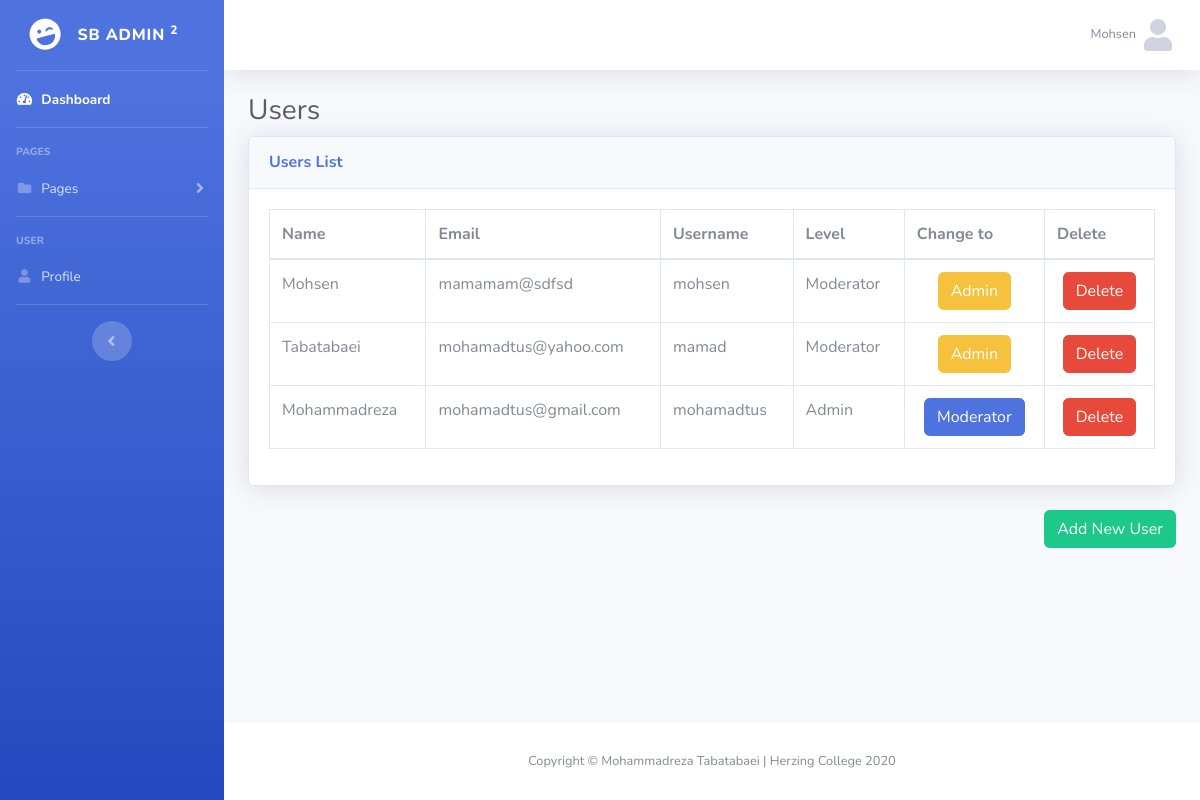
/CMS-Panel/views/users.php (signed in), run on the app's committed database.
### tables this page shows
CREATE TABLE IF NOT EXISTS `user` (
  `id` int(11) NOT NULL AUTO_INCREMENT,
  `name` varchar(50) NOT NULL,
  `email` varchar(50) NOT NULL,
  `username` varchar(20) NOT NULL,
  `password` varchar(50) NOT NULL,
  `status` int(10) NOT NULL DEFAULT 0,
  UNIQUE KEY `user_id` (`id`)
);

### CMS-Panel/models/DBManager.class.php (called while the page is built, shortened)
<?php
class DBManager
{
    public function __construct()
    {
        try {
            $this->db = new PDO("mysql:host=" . self::HOST . ";dbname=" . self::DBNAME, self::USER, self::PASS);
        } catch (Exception $e) {
            die("Database Connection Error: " . $e->getMessage());
        }
    }
}

### CMS-Panel/models/UserManager.class.php (called while the page is built, shortened)
<?php
class UserManager extends DBManager
{
    public function getAllUsers()
    {
        $query = $this->db->query("SELECT * FROM `user` ORDER BY `id` DESC");
        $users = $query->fetchAll(PDO::FETCH_ASSOC);
        return $users;
    }
}

### CMS-Panel/views/users.php (the view, shortened to what this page needs)
<?php
$userMgr = new UserManager();
$users = $userMgr->getAllUsers();
if(isset($_SESSION['user'])): ?>
<!DOCTYPE html>
<html lang="en">
<head>
    <link href="vendor/fontawesome-free/css/all.min.css" rel="stylesheet" type="text/css">
    <link href="css/sb-admin-2.min.css" rel="stylesheet">
</head>
<body id="page-top">
<div id="wrapper">
    <?php include "include/sidebar.php" ?>
    <div id="content-wrapper" class="d-flex flex-column">
        <div id="content">
            <?php include "include/navbar.php" ?>
            <div class="container-fluid">
                <h1 class="h3 mb-2 text-gray-800">Users</h1>
                <div class="card shadow mb-4">
                    <div class="card-header py-3">
                        <h6 class="m-0 font-weight-bold text-primary">Users List</h6>
                    </div>
                    <div class="card-body">
                        <div class="table-responsive">
                            <table class="table table-bordered" id="dataTable" width="100%" cellspacing="0">
                                <thead>
                                <tr>
                                    <th>Name</th>
                                    <th>Email</th>
                                    <th>Username</th>
                                    <th>Level</th>
                                    <th>Change to</th>
                                    <th>Delete</th>
                                </tr>
                                </thead>
                                <tbody>
                                <?php foreach ($users as $user):  ?>
                                <tr>
                                    <td><?= $user['name'] ?></td>
                                    <td><?= $user['email'] ?></td>
                                    <td><?= $user['username'] ?></td>
                                    <td><?php
                                        if($user['status'] == 1){
                                            echo "Admin";
                                        }else{
                                            echo "Moderator";
                                        } ?></td>
                                    <td style="text-align: center">
                                        <?php if($user['status'] == 1): ?>
                                        <a href="../controllers/userController.php?action=moderator&id=<?= $user['id'] ?>" class="btn btn-primary editBtn" >Moderator</a>
                                        <?php else: ?>
                                        <a href="../controllers/userController.php?action=admin&id=<?= $user['id'] ?>" class="btn btn-warning editBtn" >Admin</a>
                                        <?php endif; ?>
                                    </td>
                                    <td style="text-align: center"><a href="../controllers/userController.php?action=delete&id=<?= $user['id']  ?>" onclick="return confirm('Are you sure?')" class="btn btn-danger deleteBtn">Delete</a></td>
                                </tr>
                                <?php endforeach; ?>
                                </tbody>
                            </table>
                        </div>
                    </div>
                </div>
                <a href="register.php" class="btn btn-success float-right mb-4">Add
                    New User</a>
            </div>
        </div>
        <?php include "include/footer.php" ?>
    </div>
</div>
</body>
</html>
<?php else:
    header("Location: login.php");
    ?>
<?php endif;?>

### CMS-Panel/views/include/sidebar.php (shortened to what this page needs)
<ul class="navbar-nav bg-gradient-primary sidebar sidebar-dark accordion" id="accordionSidebar">
    <a class="sidebar-brand d-flex align-items-center justify-content-center" href="index.php">
        <div class="sidebar-brand-icon rotate-n-15">
            <i class="fas fa-laugh-wink"></i>
        </div>
        <div class="sidebar-brand-text mx-3">SB Admin <sup>2</sup></div>
    </a>
    <hr class="sidebar-divider my-0">
    <li class="nav-item active">
        <a class="nav-link" href="index.php">
            <i class="fas fa-fw fa-tachometer-alt"></i>
            <span>Dashboard</span></a>
    </li>
    <hr class="sidebar-divider">
    <div class="sidebar-heading">
        Pages
    </div>
    <li class="nav-item">
        <a class="nav-link collapsed" href="#" data-toggle="collapse" data-target="#collapsePages" aria-expanded="true"
           aria-controls="collapsePages">
            <i class="fas fa-fw fa-folder"></i>
            <span>Pages</span>
        </a>
    </li>
    <hr class="sidebar-divider">
    <div class="sidebar-heading">
        User
    </div>
    <li class="nav-item">
        <a class="nav-link" href="profile.php">
            <i class="fas fa-user fa-fw"></i>
            <span>Profile</span></a>
    </li>
    <hr class="sidebar-divider d-none d-md-block">
    <div class="text-center d-none d-md-inline">
        <button class="rounded-circle border-0" id="sidebarToggle"></button>
    </div>
</ul>

### CMS-Panel/views/include/navbar.php (shortened to what this page needs)
<nav class="navbar navbar-expand navbar-light bg-white topbar mb-4 static-top shadow">
    <ul class="navbar-nav ml-auto">
        <li class="nav-item dropdown no-arrow">
            <a class="nav-link dropdown-toggle" href="#" id="userDropdown" role="button" data-toggle="dropdown"
               aria-haspopup="true" aria-expanded="false">
                <span class="mr-2 d-none d-lg-inline text-gray-600 small"><?=$_SESSION['name'] ?></span>
                <i class="fas fa-user fa-2x text-gray-400"></i>
            </a>
        </li>
    </ul>
</nav>

### CMS-Panel/views/include/footer.php (shortened to what this page needs)
<footer class="sticky-footer bg-white">
    <div class="container my-auto">
        <div class="copyright text-center my-auto">
            <span>Copyright &copy; Mohammadreza Tabatabaei | Herzing College 2020</span>
        </div>
    </div>
</footer>

### data on the page
user: name "Mohsen", email "mamamam@sdfsd", username "mohsen", status "Moderator"
user: name "Tabatabaei", email "mohamadtus@yahoo.com", username "mamad", status "Moderator"
user: name "Mohammadreza", email "mohamadtus@gmail.com", username "mohamadtus", status "Admin"

### other printed values
$_SESSION['name'] "Mohsen"
